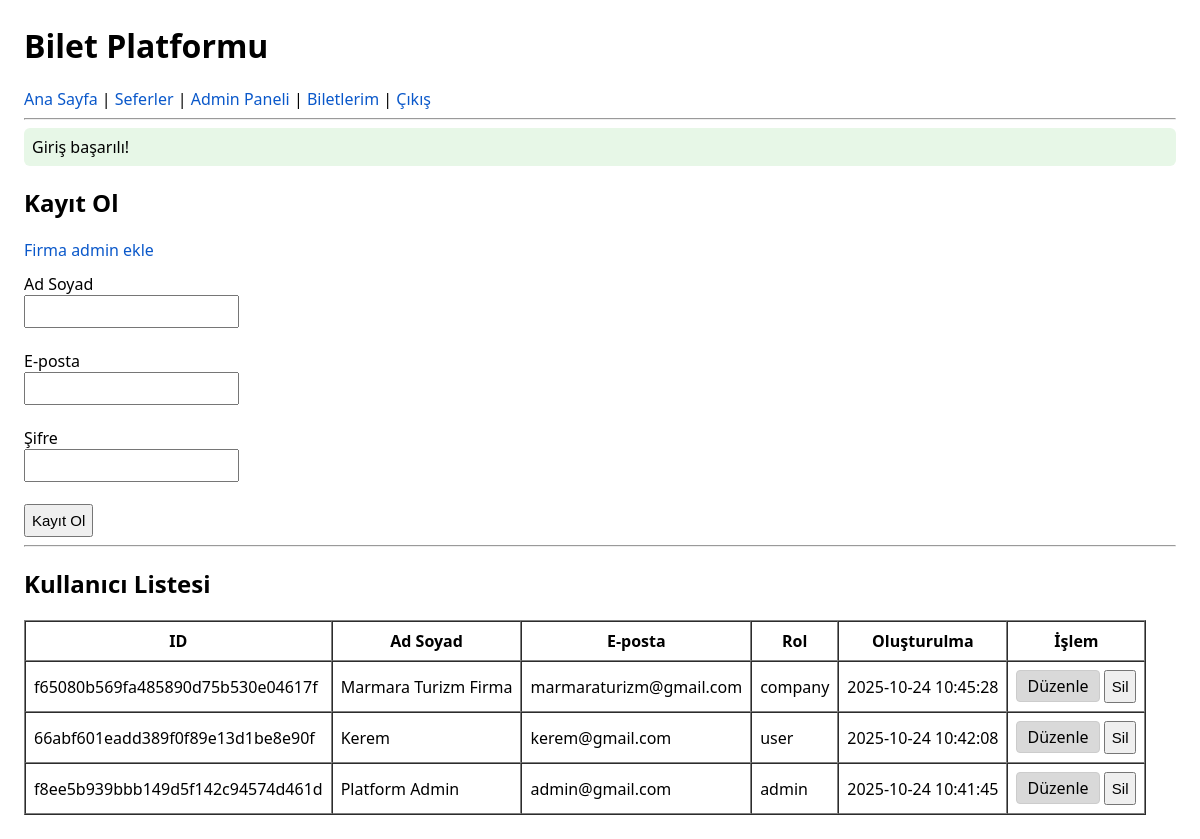
/admin/process_company_admin.php (signed in), run on the app's committed database.
### tables this page shows
CREATE TABLE User (
  id          TEXT PRIMARY KEY,         
  full_name   TEXT NOT NULL,
  email       TEXT NOT NULL UNIQUE,      
  role        TEXT NOT NULL,             
  password    TEXT NOT NULL,            
  company_id  TEXT,                     
  balance     INTEGER DEFAULT 800,      
  created_at  TIMESTAMP DEFAULT CURRENT_TIMESTAMP,
  FOREIGN KEY (company_id) REFERENCES Bus_Company(id)
);

### public/admin/process_company_admin.php (the view, shortened to what this page needs)
<?php
require __DIR__ . "/../../app/init.php";
$pdo = DB::conn();
$pdo->setAttribute(PDO::ATTR_ERRMODE, PDO::ERRMODE_EXCEPTION);
$isCompany = (isset($_GET['is_company']) && $_GET['is_company'] === '1');
$flash = get_flash();
if ($flash) echo "<p class='flash {$flash['type']}'>".e($flash['msg'])."</p>";
$stmt = $pdo->query("SELECT id, full_name, email, role, created_at FROM `User` ORDER BY created_at DESC");
$users = $stmt->fetchAll(PDO::FETCH_ASSOC);
?>
<h2>Kayıt Ol</h2>
<form method="post" action="<?= e($_SERVER['PHP_SELF']) . ($isCompany ? '?is_company=1' : '') ?>">
  <div style="margin-bottom:12px;">
    <?php if (!$isCompany): ?>
      <a href="<?= e($_SERVER['PHP_SELF']) ?>?is_company=1">Firma admin ekle</a>
    <?php else: ?>
      <strong>Rol: Firma</strong> ·
      <a href="<?= e($_SERVER['PHP_SELF']) ?>">Normal kullanıcı yap</a>
      <input type="hidden" name="is_company" value="1">
    <?php endif; ?>
  </div>
  <label>Ad Soyad</label><br>
  <input name="full_name" required><br><br>
  <label>E-posta</label><br>
  <input name="email" type="email" required><br><br>
  <label>Şifre</label><br>
  <input name="password" type="password" required><br><br>
  <button type="submit">Kayıt Ol</button>
</form>
<hr>
<h2>Kullanıcı Listesi</h2>
<table border="1" cellpadding="8" cellspacing="0">
  <thead>
    <tr>
      <th>ID</th>
      <th>Ad Soyad</th>
      <th>E-posta</th>
      <th>Rol</th>
      <th>Oluşturulma</th>
      <th>İşlem</th>
    </tr>
  </thead>
  <tbody>
    <?php foreach ($users as $user): ?>
      <tr>
        <td><?= e($user['id']) ?></td>
        <td><?= e($user['full_name']) ?></td>
        <td><?= e($user['email']) ?></td>
        <td><?= e($user['role']) ?></td>
        <td><?= e($user['created_at']) ?></td>
        <td>
          <a href="<?= e($_SERVER['PHP_SELF']) ?>?edit=<?= urlencode($user['id']) ?>"
             style="display:inline-block; padding:4px 10px; background:#d9d9d9; color:black; text-decoration:none; border:1px solid #ccc; border-radius:4px;">
             Düzenle
          </a>
          <form method="post" action="<?= e($_SERVER['PHP_SELF']) ?>"
                style="display:inline" onsubmit="return confirm('Silinsin mi?');">
            <button type="submit">Sil</button>
          </form>
        </td>
      </tr>
    <?php endforeach; ?>
  </tbody>
</table>

### app/init.php (style rules this page uses)
input,button,select { padding:6px;font-size:15px }
a { color:#0a58ca;text-decoration:none }
.flash { padding:8px;border-radius:6px;margin:8px 0 }
.flash.success { background:#e7f7e7 }

### data on the page
user: id "f65080b569fa485890d75b530e04617f", full_name "Marmara Turizm Firma", email "marmaraturizm@gmail.com", role "company", created_at "2025-10-24 10:45:28"
user: id "66abf601eadd389f0f89e13d1be8e90f", full_name "Kerem", email "kerem@gmail.com", role "user", created_at "2025-10-24 10:42:08"
user: id "f8ee5b939bbb149d5f142c94574d461d", full_name "Platform Admin", email "admin@gmail.com", role "admin", created_at "2025-10-24 10:41:45"

### other printed values
$flash['msg'] "Giriş başarılı!"
